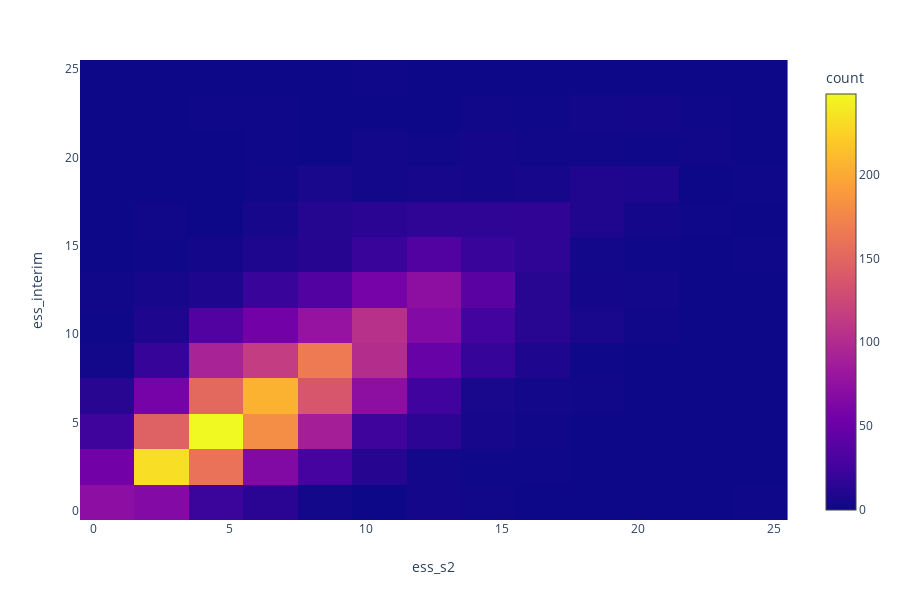

The notebook cell this image was saved under:
### Code cell
fig = px.density_heatmap(shhs, x="ess_s2", y="ess_interim")
fig.show()

### Figure 1 — Plotly figure (JSON) as saved in the notebook; plotly's stock layout.template omitted (floating-point values rounded to 4 significant figures; data arrays with more than 128 entries replaced by an {"elided": "..."} marker saying what was removed)
{"data": [{"coloraxis": "coloraxis", "hoverlabel": {"namelength": 0}, "hovertemplate": "ess_s2=%{x}<br>ess_interim=%{y}<br>count=%{z}", "name": "", "type": "histogram2d", "x": {"elided": "4080 int values"}, "xaxis": "x", "xbingroup": "x", "y": {"elided": "4080 int values"}, "yaxis": "y", "ybingroup": "y"}], "layout": {"coloraxis": {"colorbar": {"title": {"text": "count"}}, "colorscale": [[0, "#0d0887"], [0.1111, "#46039f"], [0.2222, "#7201a8"], [0.3333, "#9c179e"], [0.4444, "#bd3786"], [0.5556, "#d8576b"], [0.6667, "#ed7953"], [0.7778, "#fb9f3a"], [0.8889, "#fdca26"], [1, "#f0f921"]]}, "height": 600, "legend": {"tracegroupgap": 0}, "margin": {"t": 60}, "xaxis": {"anchor": "y", "domain": [0, 0.98], "title": {"text": "ess_s2"}}, "yaxis": {"anchor": "x", "domain": [0, 1], "title": {"text": "ess_interim"}}}}
